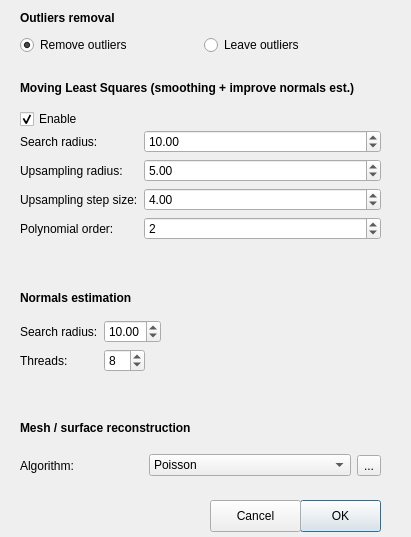
<?xml version="1.0" encoding="UTF-8"?>
<ui version="4.0">
 <class>ParamsDialog</class>
 <widget class="QDialog" name="ParamsDialog">
  <property name="geometry">
   <rect>
    <x>0</x>
    <y>0</y>
    <width>411</width>
    <height>537</height>
   </rect>
  </property>
  <property name="windowTitle">
   <string>Dialog</string>
  </property>
  <property name="modal">
   <bool>true</bool>
  </property>
  <widget class="QLabel" name="label">
   <property name="geometry">
    <rect>
     <x>20</x>
     <y>80</y>
     <width>371</width>
     <height>16</height>
    </rect>
   </property>
   <property name="font">
    <font>
     <weight>75</weight>
     <bold>true</bold>
    </font>
   </property>
   <property name="text">
    <string>Moving Least Squares (smoothing + improve normals est.)</string>
   </property>
  </widget>
  <widget class="QWidget" name="formLayoutWidget">
   <property name="geometry">
    <rect>
     <x>20</x>
     <y>130</y>
     <width>361</width>
     <height>141</height>
    </rect>
   </property>
   <layout class="QFormLayout" name="formLayout">
    <item row="0" column="0">
     <widget class="QLabel" name="label_2">
      <property name="text">
       <string>Search radius:</string>
      </property>
     </widget>
    </item>
    <item row="1" column="0">
     <widget class="QLabel" name="label_3">
      <property name="text">
       <string>Upsampling radius:</string>
      </property>
     </widget>
    </item>
    <item row="2" column="0">
     <widget class="QLabel" name="label_4">
      <property name="text">
       <string>Upsampling step size:</string>
      </property>
     </widget>
    </item>
    <item row="0" column="1">
     <widget class="QDoubleSpinBox" name="mlsSearchRadiusSpinBox">
      <property name="value">
       <double>10.000000000000000</double>
      </property>
     </widget>
    </item>
    <item row="1" column="1">
     <widget class="QDoubleSpinBox" name="mlsUpsamplingRadiusSpinBox">
      <property name="value">
       <double>5.000000000000000</double>
      </property>
     </widget>
    </item>
    <item row="2" column="1">
     <widget class="QDoubleSpinBox" name="mlsUpsamplingStepSizeSpinBox">
      <property name="value">
       <double>4.000000000000000</double>
      </property>
     </widget>
    </item>
    <item row="3" column="0">
     <widget class="QLabel" name="label_10">
      <property name="text">
       <string>Polynomial order:</string>
      </property>
     </widget>
    </item>
    <item row="3" column="1">
     <widget class="QSpinBox" name="mlsPolynomialOrderSpinBox">
      <property name="minimum">
       <number>1</number>
      </property>
      <property name="maximum">
       <number>10</number>
      </property>
      <property name="value">
       <number>2</number>
      </property>
     </widget>
    </item>
   </layout>
  </widget>
  <widget class="QPushButton" name="okButton">
   <property name="geometry">
    <rect>
     <x>300</x>
     <y>500</y>
     <width>81</width>
     <height>32</height>
    </rect>
   </property>
   <property name="text">
    <string>OK</string>
   </property>
   <property name="default">
    <bool>true</bool>
   </property>
  </widget>
  <widget class="QCheckBox" name="mlsEnableCheckBox">
   <property name="geometry">
    <rect>
     <x>20</x>
     <y>110</y>
     <width>85</width>
     <height>18</height>
    </rect>
   </property>
   <property name="text">
    <string>Enable</string>
   </property>
   <property name="checked">
    <bool>true</bool>
   </property>
  </widget>
  <widget class="QLabel" name="label_5">
   <property name="geometry">
    <rect>
     <x>20</x>
     <y>420</y>
     <width>371</width>
     <height>16</height>
    </rect>
   </property>
   <property name="font">
    <font>
     <weight>75</weight>
     <bold>true</bold>
    </font>
   </property>
   <property name="text">
    <string>Mesh / surface reconstruction</string>
   </property>
  </widget>
  <widget class="QWidget" name="horizontalLayoutWidget">
   <property name="geometry">
    <rect>
     <x>20</x>
     <y>450</y>
     <width>361</width>
     <height>31</height>
    </rect>
   </property>
   <layout class="QHBoxLayout" name="horizontalLayout">
    <item>
     <widget class="QLabel" name="label_6">
      <property name="text">
       <string>Algorithm:</string>
      </property>
     </widget>
    </item>
    <item>
     <widget class="QComboBox" name="meshAlgorithmComboBox">
      <item>
       <property name="text">
        <string>Poisson</string>
       </property>
      </item>
      <item>
       <property name="text">
        <string>Greedy Projection Triangulation</string>
       </property>
      </item>
      <item>
       <property name="text">
        <string>Marching Cubes</string>
       </property>
      </item>
      <item>
       <property name="text">
        <string>None</string>
       </property>
      </item>
     </widget>
    </item>
    <item>
     <widget class="QToolButton" name="configureMeshButton">
      <property name="text">
       <string>...</string>
      </property>
     </widget>
    </item>
   </layout>
  </widget>
  <widget class="QWidget" name="formLayoutWidget_2">
   <property name="geometry">
    <rect>
     <x>20</x>
     <y>320</y>
     <width>361</width>
     <height>81</height>
    </rect>
   </property>
   <layout class="QFormLayout" name="formLayout_2">
    <property name="fieldGrowthPolicy">
     <enum>QFormLayout::FieldsStayAtSizeHint</enum>
    </property>
    <item row="2" column="0">
     <widget class="QLabel" name="label_7">
      <property name="text">
       <string>Threads:</string>
      </property>
     </widget>
    </item>
    <item row="2" column="1">
     <widget class="QSpinBox" name="normalsThreadsSpinBox">
      <property name="value">
       <number>8</number>
      </property>
     </widget>
    </item>
    <item row="1" column="0">
     <widget class="QLabel" name="label_8">
      <property name="text">
       <string>Search radius:</string>
      </property>
     </widget>
    </item>
    <item row="1" column="1">
     <widget class="QDoubleSpinBox" name="normalsSearchRadiusSpinBox">
      <property name="value">
       <double>10.000000000000000</double>
      </property>
     </widget>
    </item>
   </layout>
  </widget>
  <widget class="QLabel" name="label_9">
   <property name="geometry">
    <rect>
     <x>20</x>
     <y>290</y>
     <width>361</width>
     <height>16</height>
    </rect>
   </property>
   <property name="font">
    <font>
     <weight>75</weight>
     <bold>true</bold>
    </font>
   </property>
   <property name="text">
    <string>Normals estimation</string>
   </property>
  </widget>
  <widget class="QPushButton" name="cancelButton">
   <property name="geometry">
    <rect>
     <x>210</x>
     <y>500</y>
     <width>91</width>
     <height>32</height>
    </rect>
   </property>
   <property name="text">
    <string>Cancel</string>
   </property>
  </widget>
  <widget class="QLabel" name="label_11">
   <property name="geometry">
    <rect>
     <x>20</x>
     <y>10</y>
     <width>371</width>
     <height>16</height>
    </rect>
   </property>
   <property name="font">
    <font>
     <weight>75</weight>
     <bold>true</bold>
    </font>
   </property>
   <property name="text">
    <string>Outliers removal</string>
   </property>
  </widget>
  <widget class="QWidget" name="horizontalLayoutWidget_2">
   <property name="geometry">
    <rect>
     <x>20</x>
     <y>30</y>
     <width>361</width>
     <height>31</height>
    </rect>
   </property>
   <layout class="QHBoxLayout" name="horizontalLayout_2">
    <item>
     <widget class="QRadioButton" name="removeOutliersRadioButton">
      <property name="text">
       <string>Remove outliers</string>
      </property>
      <property name="checked">
       <bool>true</bool>
      </property>
     </widget>
    </item>
    <item>
     <widget class="QRadioButton" name="leaveOutliersRadioButton">
      <property name="text">
       <string>Leave outliers</string>
      </property>
     </widget>
    </item>
   </layout>
  </widget>
 </widget>
 <tabstops>
  <tabstop>mlsEnableCheckBox</tabstop>
  <tabstop>mlsSearchRadiusSpinBox</tabstop>
  <tabstop>mlsUpsamplingRadiusSpinBox</tabstop>
  <tabstop>mlsUpsamplingStepSizeSpinBox</tabstop>
  <tabstop>mlsPolynomialOrderSpinBox</tabstop>
  <tabstop>normalsSearchRadiusSpinBox</tabstop>
  <tabstop>normalsThreadsSpinBox</tabstop>
  <tabstop>meshAlgorithmComboBox</tabstop>
  <tabstop>configureMeshButton</tabstop>
  <tabstop>cancelButton</tabstop>
  <tabstop>okButton</tabstop>
 </tabstops>
 <resources/>
 <connections>
  <connection>
   <sender>okButton</sender>
   <signal>clicked()</signal>
   <receiver>ParamsDialog</receiver>
   <slot>accept()</slot>
   <hints>
    <hint type="sourcelabel">
     <x>350</x>
     <y>175</y>
    </hint>
    <hint type="destinationlabel">
     <x>199</x>
     <y>101</y>
    </hint>
   </hints>
  </connection>
  <connection>
   <sender>mlsEnableCheckBox</sender>
   <signal>toggled(bool)</signal>
   <receiver>mlsSearchRadiusSpinBox</receiver>
   <slot>setEnabled(bool)</slot>
   <hints>
    <hint type="sourcelabel">
     <x>62</x>
     <y>58</y>
    </hint>
    <hint type="destinationlabel">
     <x>271</x>
     <y>82</y>
    </hint>
   </hints>
  </connection>
  <connection>
   <sender>mlsEnableCheckBox</sender>
   <signal>toggled(bool)</signal>
   <receiver>mlsUpsamplingRadiusSpinBox</receiver>
   <slot>setEnabled(bool)</slot>
   <hints>
    <hint type="sourcelabel">
     <x>62</x>
     <y>58</y>
    </hint>
    <hint type="destinationlabel">
     <x>271</x>
     <y>116</y>
    </hint>
   </hints>
  </connection>
  <connection>
   <sender>mlsEnableCheckBox</sender>
   <signal>toggled(bool)</signal>
   <receiver>mlsUpsamplingStepSizeSpinBox</receiver>
   <slot>setEnabled(bool)</slot>
   <hints>
    <hint type="sourcelabel">
     <x>62</x>
     <y>58</y>
    </hint>
    <hint type="destinationlabel">
     <x>271</x>
     <y>150</y>
    </hint>
   </hints>
  </connection>
  <connection>
   <sender>mlsEnableCheckBox</sender>
   <signal>toggled(bool)</signal>
   <receiver>mlsPolynomialOrderSpinBox</receiver>
   <slot>setEnabled(bool)</slot>
   <hints>
    <hint type="sourcelabel">
     <x>62</x>
     <y>58</y>
    </hint>
    <hint type="destinationlabel">
     <x>268</x>
     <y>184</y>
    </hint>
   </hints>
  </connection>
  <connection>
   <sender>cancelButton</sender>
   <signal>clicked()</signal>
   <receiver>ParamsDialog</receiver>
   <slot>reject()</slot>
   <hints>
    <hint type="sourcelabel">
     <x>255</x>
     <y>455</y>
    </hint>
    <hint type="destinationlabel">
     <x>205</x>
     <y>240</y>
    </hint>
   </hints>
  </connection>
 </connections>
</ui>
